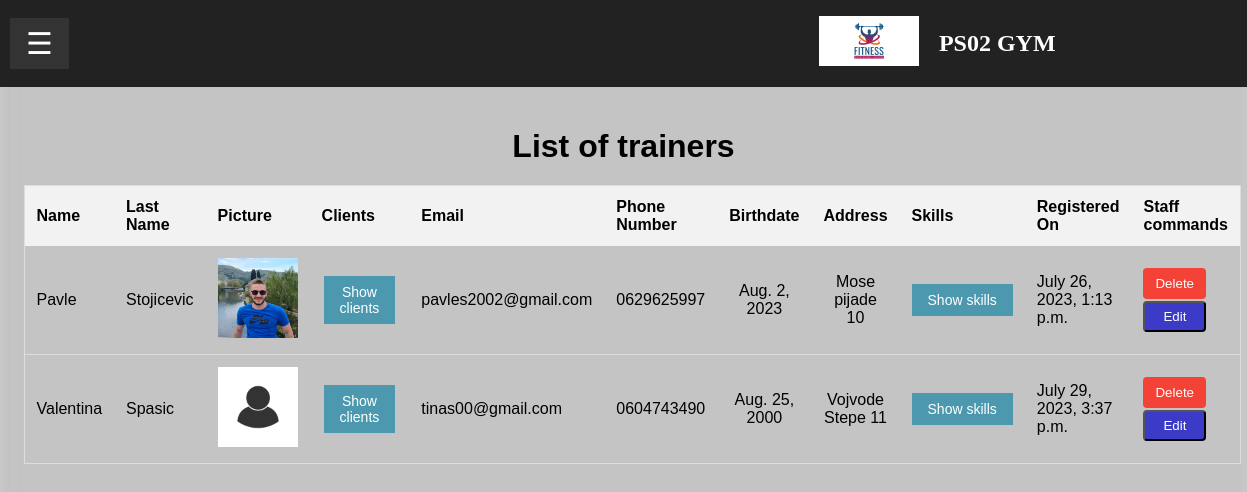
The app's page /trainers_list/ (signed in) with its own data.
### gym/models.py (models this page shows, shortened)
class Trainer(models.Model):
    clients = models.ManyToManyField(Member, related_name='trainers')
    name = models.CharField(max_length=255, blank=False)
    last_name = models.CharField(max_length=255, blank=False)
    picture = models.ImageField(upload_to="images/", null=True)
    birthdate = models.DateField(blank=False)
    skills = models.ManyToManyField(SkillChoices)
    phone_number = models.CharField(max_length=20, blank=True)
    email = models.EmailField(blank=False)
    address = models.CharField(max_length=255, blank=True)
    registered_on = models.DateTimeField(auto_now_add=True, null=True)

### gym/views.py (the view)
# urls.py: path('trainers_list/', views.TrainerListView.as_view(), name='trainers_list'),
class TrainerListView(ListView):
    model = Trainer
    template_name = 'trainers/trainer_list.html'
    context_object_name = 'trainers'

### gym/templates/trainers/trainer_list.html (shortened to what this page needs)
{% extends 'base.html' %}
{% load static %}
{%block content%}
{% if user.is_authenticated %}
    {% if user.is_staff or user.is_superuser %}
<html lang="en">
<head>
    <link rel="stylesheet" href="{% static 'gym/css/members_list.css'%}">
</head>
<body>
    <div class="container">
        <h1>List of trainers</h1>
        <table>
            <thead>
                <tr>
                    <th>Name</th>
                    <th>Last Name</th>
                    <th>Picture</th>
                    <th>Clients</th>
                    <th>Email</th>
                    <th>Phone Number</th>
                    <th>Birthdate</th>
                    <th>Address</th>
                    <th>Skills</th>
                    <th>Registered On</th>
                    {% if user.is_staff %}
                        <th>Staff commands</th>
                    {%endif%}
                </tr>
            </thead>
            <tbody>
                {% for trainer in trainers %}
                <tr>
                    <td>{{ trainer.name }}</td>
                    <td>{{ trainer.last_name }}</td>
                    <td><img src="{{trainer.picture.url}}" width="80px" height="80px"></td>
                    <td>
                        <button class="show-clients-btn" data-trainer-id="{{ trainer.pk }}" data-trainer-name="{{trainer.name}}">Show clients</button>
                    </td>
                    <td>{{ trainer.email }}</td>
                    <td>{{ trainer.phone_number }}</td>
                    <td>{{ trainer.birthdate }}</td>
                    <td>{{ trainer.address }}</td>
                    <td>
                        <button class="show-skills-btn" data-trainer-id="{{ trainer.pk }}" data-trainer-name="{{trainer.name}}">Show skills</button>
                    </td>
                    <td>{{ trainer.registered_on }}</td>
                    {% if user.is_staff %}
                        <td><button class="delete-button" data-trainer-id="{{ trainer.pk }}">Delete</button>
                        <a href="{% url 'edit_trainer' trainer.pk %}"><button class="edit-button">Edit</button></a></td>
                    {% endif %}
                </tr>
                {% endfor %}
            </tbody>
        </table>
    </div>
</body>
{% endif %}
{%endif%}
</html>
</body>
{%endblock%}

### static/gym/css/nav.css (style rules this page uses)
body { margin: 0; padding: 0; font-family: Arial, sans-serif; }

### static/gym/css/members_list.css (style rules this page uses)
body { font-family: Arial, sans-serif; margin: 0; padding: 0; }
.container { max-width: 1200px; margin: 0 auto; padding: 20px; }
h1 { text-align: center; margin-bottom: 20px; }
table { width: 100%; border-collapse: collapse; border: 1px solid #ddd; }
thead th { background-color: #f2f2f2; padding: 12px; text-align: left; }
tbody td { padding: 12px; border-bottom: 1px solid #ddd; }
tbody td:nth-child(7) { text-align: center; }
tbody td:nth-child(8) { text-align: center; }
tbody td:nth-child(9) { white-space: nowrap; }
.delete-button { background-color: #f44336; color: #fff; border: none; border-radius: 4px; cursor: pointer; padding: 8px 12px; }
.edit-button { margin-top: 2px; background-color: rgb(59, 59, 199); color: #fff; cursor: pointer; border-radius: 4px; padding: 6px 18px; }
.show-skills-btn { background-color: #4c99af; color: white; border: none; padding: 8px 16px; text-align: center; text-decoration: none; display: inline-block; font-size: 14px; cursor: pointer; }
.show-clients-btn { background-color: #4c99af; color: white; border: none; padding: 8px 16px; display: inline; text-decoration: none; display: inline-block; font-size: 14px; margin: 2px 2px; cursor: pointer; }

### gym/templates/base.html (style rules this page uses)
#bg { background-repeat: repeat; background-size: 100%; }

### records on screen
Trainer: name "Pavle", last_name "Stojicevic", picture (picture), email "pavles2002@gmail.com", phone_number "0629625997", birthdate "Aug. 2, 2023", address "Mose pijade 10", registered_on "July 26, 2023, 1:13 p.m."
Trainer: name "Valentina", last_name "Spasic", picture (picture), email "tinas00@gmail.com", phone_number "0604743490", birthdate "Aug. 25, 2000", address "Vojvode Stepe 11", registered_on "July 29, 2023, 3:37 p.m."
